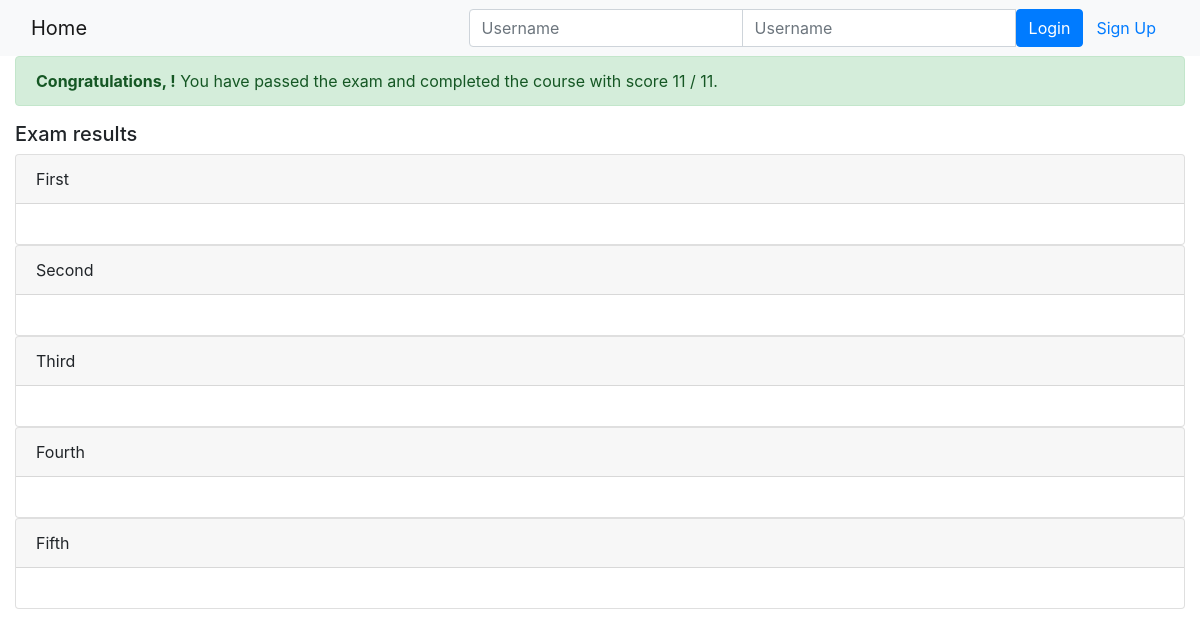
/onlinecourse/course/1/submission/6/result/, run on an earlier commit of the app's database.
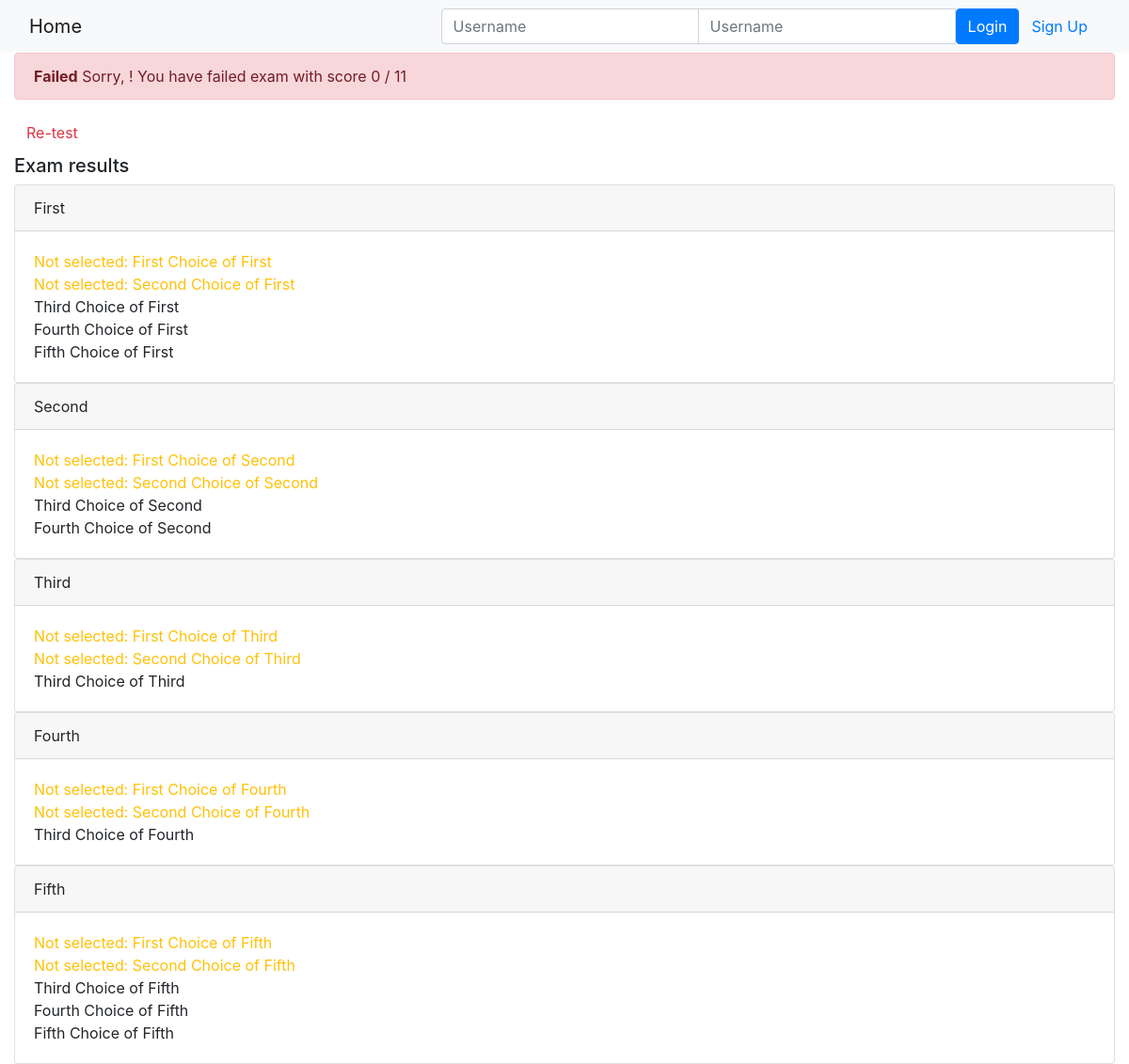
And on a later commit of the database.
### onlinecourse/models.py (models this page shows)
class Question(models.Model):
    courses = models.ForeignKey(Course, on_delete=models.CASCADE)
    question = models.TextField()
    mark = models.IntegerField()
    def is_get_score(self, selected_ids):
       all_answers = self.choice_set.filter(is_correct=True).count()
       selected_correct = self.choice_set.filter(is_correct=True, id__in=selected_ids).count()
       if all_answers == selected_correct:
           return True
       else:
           return False

class Choice(models.Model):
    question = models.ForeignKey(Question, on_delete=models.CASCADE)
    choice = models.TextField()
    is_correct = models.BooleanField()

### onlinecourse/views.py (the view)
# urls.py: path('course/<int:course_id>/submission/<int:submission_id>/result/', views.show_exam_result, name="show_exam_result")
def show_exam_result(request, course_id, submission_id):
    course = Course.objects.get(pk=course_id)
    selected = Submission.objects.filter(id = submission_id).values_list('choices',flat = True)
    total_grade, grade = 0, 0
    for question in course.question_set.all():
        total_grade += question.mark
        if question.is_get_score(selected):
            grade += question.mark
    context = {}
    context['total_grade'] = total_grade
    context['minimum_to_pass'] = total_grade * 0.8
    context['grade'] = grade
    context['selected_ids'] = selected
    context['course'] = course
    return render(request, 'onlinecourse/exam_result_bootstrap.html', context)

### onlinecourse/templates/onlinecourse/exam_result_bootstrap.html (shortened to what this page needs)
<!DOCTYPE html>
<html lang="en">
<head>
    {% load static %}
    <link rel="stylesheet" href="https://maxcdn.bootstrapcdn.com/bootstrap/4.5.2/css/bootstrap.min.css">
</head>
<body>
 <nav class="navbar navbar-light bg-light">
    <div class="container-fluid">
        <div class="navbar-header">
              <a class="navbar-brand" href="{% url 'onlinecourse:index' %}">Home</a>
        </div>
        <ul class="nav navbar-nav navbar-right">
            {% if user.is_authenticated %}
            <li>
                <a class="btn btn-link" href="#">{{ user.first_name }}({{ user.username }})</a>
                <a class="btn btn-link" href="{% url 'onlinecourse:logout' %}">Logout</a>
            </li>
            {% else %}
            <li>
                <form class="form-inline" action="{% url 'onlinecourse:login' %}" method="post">
                    <div class="input-group">
                        <input type="text" class="form-control" placeholder="Username" name="username" >
                        <input type="password" class="form-control" placeholder="Username" name="psw" >
                        <button class="btn btn-primary" type="submit">Login</button>
                        <a class="btn btn-link" href="{% url 'onlinecourse:registration' %}">Sign Up</a>
                    </div>
                </form>
            </li>
            {% endif %}
        </ul>
    </div>
</nav>
<div class="container-fluid">
    {% if grade > minimum_to_pass %}
    <div class="alert alert-success">
        <b>Congratulations, {{ user.username }}!</b> You have passed the exam and completed the course with score {{ grade }} / {{total_grade}}.
    </div>
        {% else %}
        <div class="alert alert-danger">
            <b>Failed</b> Sorry, {{ user.username }}! You have failed exam with score {{grade}} / {{total_grade}}
        </div>
        <a class="btn btn-link text-danger" href="{% url 'onlinecourse:course_details' course.id %}">Re-test</a>
        {% endif %}
        <div class="card-columns-vertical mt-1">
        <h5 class="">Exam results</h5>
        {% for question in course.question_set.all %}
            <div class="card">
                <div class="card-header">{{ question.question }}</div>
                <div class="card-body">
                    {% for choice in question.choice_set.all %}
                        {% if choice.is_correct and choice.id in selected_ids %}
                            <span class="text-success">Correct answer: {{ choice.choice }}</span>
                            {% elif choice.is_correct and choice.id not in selected_ids %}
                            <span class="text-warning">Not selected: {{ choice.choice }}</span>
                        {% else %}
                            <span>{{ choice.choice }} </span>
                        {% endif %}
                        <br/>
                    {% endfor %}
                </div>
            </div>
        {% endfor %}
        </div>
    </div>
</body>
</html>

What changed in the data, as far as the page shows it:
added Choice: choice "First Choice of First", shown under Question "First"
added Choice: choice "Second Choice of First", shown under Question "First"
added Choice: choice "Third Choice of First", shown under Question "First"
added Choice: choice "Fourth Choice of First", shown under Question "First"
added Choice: choice "Fifth Choice of First", shown under Question "First"
added Choice: choice "First Choice of Second", shown under Question "Second"
added Choice: choice "Second Choice of Second", shown under Question "Second"
added Choice: choice "Third Choice of Second", shown under Question "Second"
added Choice: choice "Fourth Choice of Second", shown under Question "Second"
added Choice: choice "First Choice of Third", shown under Question "Third"
added Choice: choice "Second Choice of Third", shown under Question "Third"
added Choice: choice "Third Choice of Third", shown under Question "Third"
added Choice: choice "First Choice of Fourth", shown under Question "Fourth"
added Choice: choice "Second Choice of Fourth", shown under Question "Fourth"
added Choice: choice "Third Choice of Fourth", shown under Question "Fourth"
added Choice: choice "First Choice of Fifth", shown under Question "Fifth"
added Choice: choice "Second Choice of Fifth", shown under Question "Fifth"
added Choice: choice "Third Choice of Fifth", shown under Question "Fifth"
added Choice: choice "Fourth Choice of Fifth", shown under Question "Fifth"
added Choice: choice "Fifth Choice of Fifth", shown under Question "Fifth"
Also different on the page:
{{ grade }}: (not shown) → "0"
{{ total_grade }}: (not shown) → "11"
{{ grade }}: "11" → (not shown)
{{ total_grade }}: "11" → (not shown)
text no longer shown: "Congratulations, ! You have passed the exam and completed the course with score ."
text now shown: "Failed Sorry, ! You have failed exam with score Re-test"
